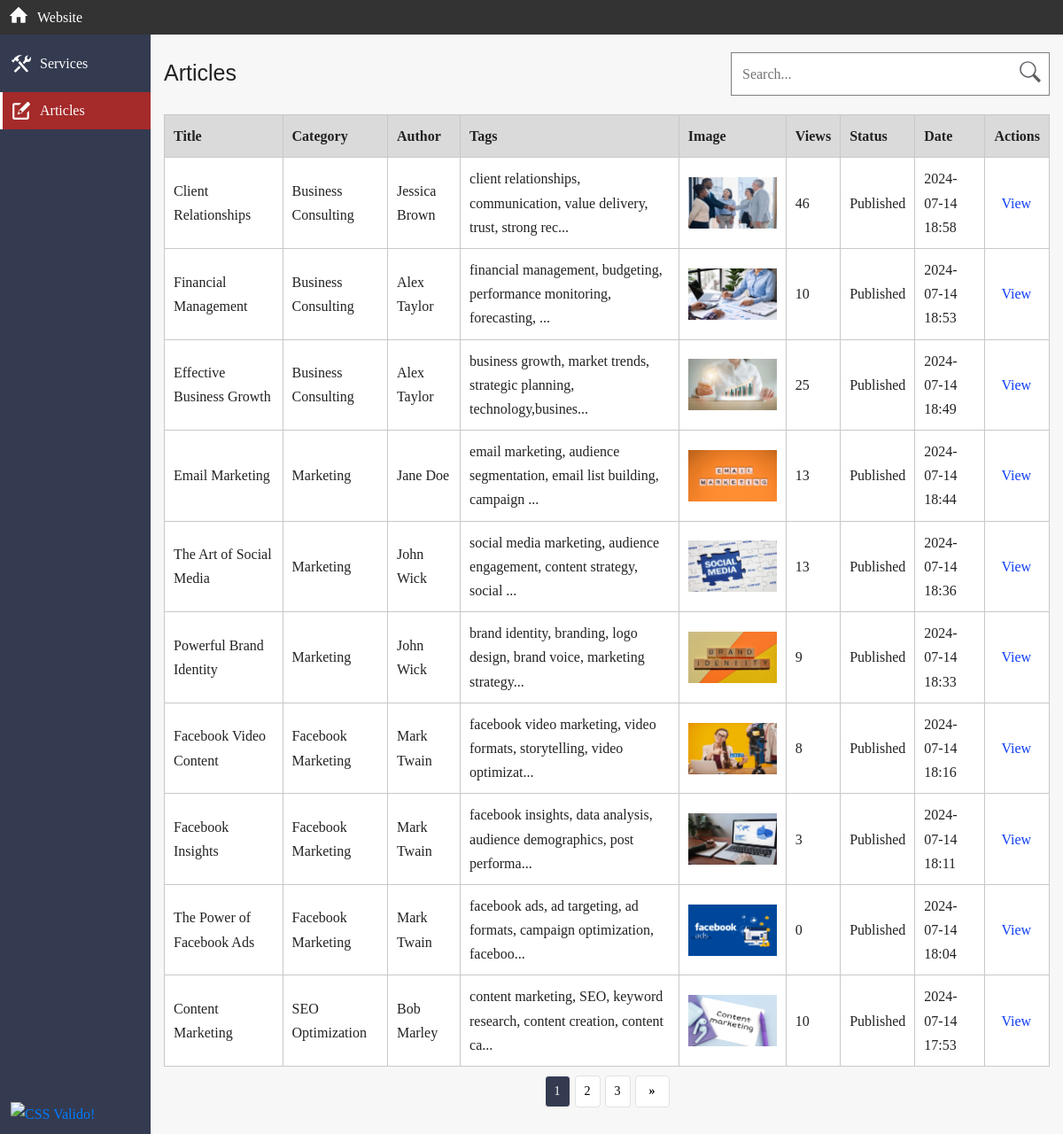
The app's page /cms_admin/articles.php with its own data.
### tables this page shows
CREATE TABLE `articles` (
  `id` int(11) NOT NULL,
  `title` varchar(64) NOT NULL,
  `description` varchar(180) NOT NULL,
  `content` longtext NOT NULL,
  `author` varchar(32) NOT NULL,
  `tags` varchar(84) NOT NULL,
  `published_at` timestamp NULL DEFAULT NULL,
  `cat_id` int(11) NOT NULL,
  `imageurl` varchar(128) NOT NULL,
  `views` int(11) NOT NULL DEFAULT 0,
  `status` varchar(32) NOT NULL DEFAULT 'draft'
);

CREATE TABLE `categories` (
  `cat_id` int(3) NOT NULL,
  `cat_title` varchar(64) NOT NULL
);

### cms_admin/includes/functions.php (called while the page is built, shortened)
<?php
function fetchData($con_db, $tableName, $condition = '', $orderBy = '', $limit = '') {
    $sql = "SELECT * FROM $tableName";
    if (!empty($condition)) {
        $sql .= " WHERE $condition";
    }
    if (!empty($orderBy)) {
        $sql .= " ORDER BY $orderBy";
    }
    if (!empty($limit)) {
        $sql .= " LIMIT $limit";
    }
    $query = mysqli_query($con_db, $sql);
    return mysqli_fetch_all($query, MYSQLI_ASSOC);
}
function pagination($con_db, $tableName, $currentPage, $itemsPerPage, $condition = '', $orderBy = '') {
    $offset = ($currentPage - 1) * $itemsPerPage;
    $totalRecordsSql = "SELECT COUNT(*) FROM $tableName";
    if (!empty($condition)) {
        $totalRecordsSql .= " WHERE $condition";
    }
    $totalResult = mysqli_query($con_db, $totalRecordsSql);
    $totalRow = mysqli_fetch_array($totalResult);
    $total = $totalRow[0];
    $totalPages = ceil($total / $itemsPerPage);
    $limit = "$offset, $itemsPerPage";
    $data = fetchData($con_db, $tableName, $condition, $orderBy, $limit);
    return ['data' => $data, 'totalPages' => $totalPages];
}

### cms_admin/articles.php (the view, shortened to what this page needs)
<?php
require_once "includes/admin_header.php";
$articlesPerPage = 10;
$currentPage = isset($_GET['page']) ? (int)$_GET['page'] : 1;
$articlesQuery = null;
$isAdmin = isset($_SESSION['role']) && $_SESSION['role'] === 'admin';
$condition = $isAdmin ? "1" : "status = 'published'";
if (!$articlesQuery) {
    $articlesPagination = pagination($con_db, 'articles', $currentPage, $articlesPerPage, $condition, 'published_at DESC');
    $articles = $articlesPagination['data'];
    $totalPages = $articlesPagination['totalPages'];
}
?>
<div class="container">
    <div class="admin-page">
        <div class="admin-page__box">
            <h1 class="admin-page__title">Articles</h1>
        </div>
        <div>
            <form action="articles.php" class="search-form" method="post">
                <input type="search" name="search" id="search" class="search-form__input" placeholder="Search...">
                <button class="search-form__button" type="submit" name="submit">
                    <svg class="search-form__search-icon-magnifying-glass">
                        <use href="../assets/front-icons/symbol-defs.svg#icon-magnifying-glass"></use>
                    </svg>
                </button>
            </form>
        </div>
    </div>
    <div class="default-table">
        <table class="default-table__table">
            <thead>
                <tr>
                    <th>Title</th>
                    <th>Category</th>
                    <th>Author</th>
                    <th>Tags</th>
                    <th>Image</th>
                    <th>Views</th>
                    <th>Status</th>
                    <th>Date</th>
                    <th>Actions</th>
                </tr>
            </thead>
            <tbody>
                <?php if (!empty($articles)) : ?>
                    <?php foreach ($articles as $article) :
                        $articleId = $article["id"];
                        $articleTitle = $article["title"];
                        $articleCategory = $article["cat_id"];
                        $articleAuthor = $article["author"];
                        $articleTags = $article["tags"];
                        $articleImage = $article["imageurl"];
                        $articleViews = $article["views"];
                        $articleStatus = $article["status"];
                        $articleDate = date("Y-m-d H:i", strtotime($article["published_at"]));
                        $selectCategorySql = "SELECT cat_title FROM categories WHERE cat_id = $articleCategory";
                        $selectCategoryQuery = mysqli_query($con_db, $selectCategorySql);
                        if (!$selectCategoryQuery) {
                            die("Query for category title failed: " . mysqli_error($con_db));
                        } else {
                            $selectCategory = mysqli_fetch_assoc($selectCategoryQuery);
                            $catTitle = $selectCategory["cat_title"];
                        }
                    ?>
                        <tr>
                            <td><?= $articleTitle ?></td>
                            <td><?= $catTitle ?></td>
                            <td><?= $articleAuthor ?></td>
                            <td><?= substr($articleTags, 0, 70) . "..." ?></td>
                            <td><img src="../uploads/<?= $articleImage ?>" alt="<?= $articleTitle ?>" title="<?= $articleTitle ?>" class="default-table__image"></td>
                            <td><?= $articleViews ?></td>
                            <td><?= $articleStatus ?></td>
                            <td><?= $articleDate ?></td>
                            <td>
                                <a href="../article.php?id=<?= $articleId ?>" class="default" target="_blank">View</a>
                            </td>
                        </tr>
                    <?php endforeach; ?>
                <?php else : ?>
                    <tr>
                        <td colspan="9">No articles found.</td>
                    </tr>
                <?php endif; ?>
            </tbody>
        </table>
        <div class="pagination">
            <a href="?page=1" title="Page 1" aria-label="Page 1" class="<?= $currentPage == 1 ? 'active' : '' ?>">1</a>
            <?php if ($totalPages > 2) : ?>
                <?php for ($i = max(2, $currentPage - 1); $i <= min($totalPages - 1, $currentPage + 1); $i++) : ?>
                    <a href="?page=<?= $i ?>" title="Page <?= $i ?>" aria-label="Page <?= $i ?>" class="<?= $currentPage == $i ? 'active' : '' ?>"><?= $i ?></a>
                <?php endfor; ?>
            <?php endif; ?>
            <?php if ($totalPages > 1) : ?>
                <a href="?page=<?= $totalPages ?>" title="Page <?= $totalPages ?>" aria-label="Page <?= $totalPages ?>" class="<?= $currentPage == $totalPages ? 'active' : '' ?>"><?= $totalPages ?></a>
            <?php endif; ?>
            <?php if ($currentPage < $totalPages) : ?>
                <a href="?page=<?= $currentPage + 1 ?>" title="Next Page" aria-label="Next Page" class="next">&raquo;</a>
            <?php endif; ?>
        </div>
    </div>
</div>
<?php
require "includes/admin_footer.php";
?>

### records on screen
articles: title "Client Relationships", cat.cat_title "Business Consulting", author "Jessica Brown", tags "client relationships, communication, value delivery, trust, strong rec", imageurl (picture), views "46", status "Published", published_at "2024-07-14 18:58"
articles: title "Financial Management", cat.cat_title "Business Consulting", author "Alex Taylor", tags "financial management, budgeting, performance monitoring, forecasting,", imageurl (picture), views "10", status "Published", published_at "2024-07-14 18:53"
articles: title "Effective Business Growth", cat.cat_title "Business Consulting", author "Alex Taylor", tags "business growth, market trends, strategic planning, technology,busines", imageurl (picture), views "25", status "Published", published_at "2024-07-14 18:49"
articles: title "Email Marketing", cat.cat_title "Marketing", author "Jane Doe", tags "email marketing, audience segmentation, email list building, campaign", imageurl (picture), views "13", status "Published", published_at "2024-07-14 18:44"
articles: title "The Art of Social Media", cat.cat_title "Marketing", author "John Wick", tags "social media marketing, audience engagement, content strategy, social", imageurl (picture), views "13", status "Published", published_at "2024-07-14 18:36"
articles: title "Powerful Brand Identity", cat.cat_title "Marketing", author "John Wick", tags "brand identity, branding, logo design, brand voice, marketing strategy", imageurl (picture), views "9", status "Published", published_at "2024-07-14 18:33"
articles: title "Facebook Video Content", cat.cat_title "Facebook Marketing", author "Mark Twain", tags "facebook video marketing, video formats, storytelling, video optimizat", imageurl (picture), views "8", status "Published", published_at "2024-07-14 18:16"
articles: title "Facebook Insights", cat.cat_title "Facebook Marketing", author "Mark Twain", tags "facebook insights, data analysis, audience demographics, post performa", imageurl (picture), views "3", status "Published", published_at "2024-07-14 18:11"
articles: title "The Power of Facebook Ads", cat.cat_title "Facebook Marketing", author "Mark Twain", tags "facebook ads, ad targeting, ad formats, campaign optimization, faceboo", imageurl (picture), views "0", status "Published", published_at "2024-07-14 18:04"
articles: title "Content Marketing", cat.cat_title "SEO Optimization", author "Bob Marley", tags "content marketing, SEO, keyword research, content creation, content ca", imageurl (picture), views "10", status "Published", published_at "2024-07-14 17:53"

### other values on screen
$totalPages "3"
